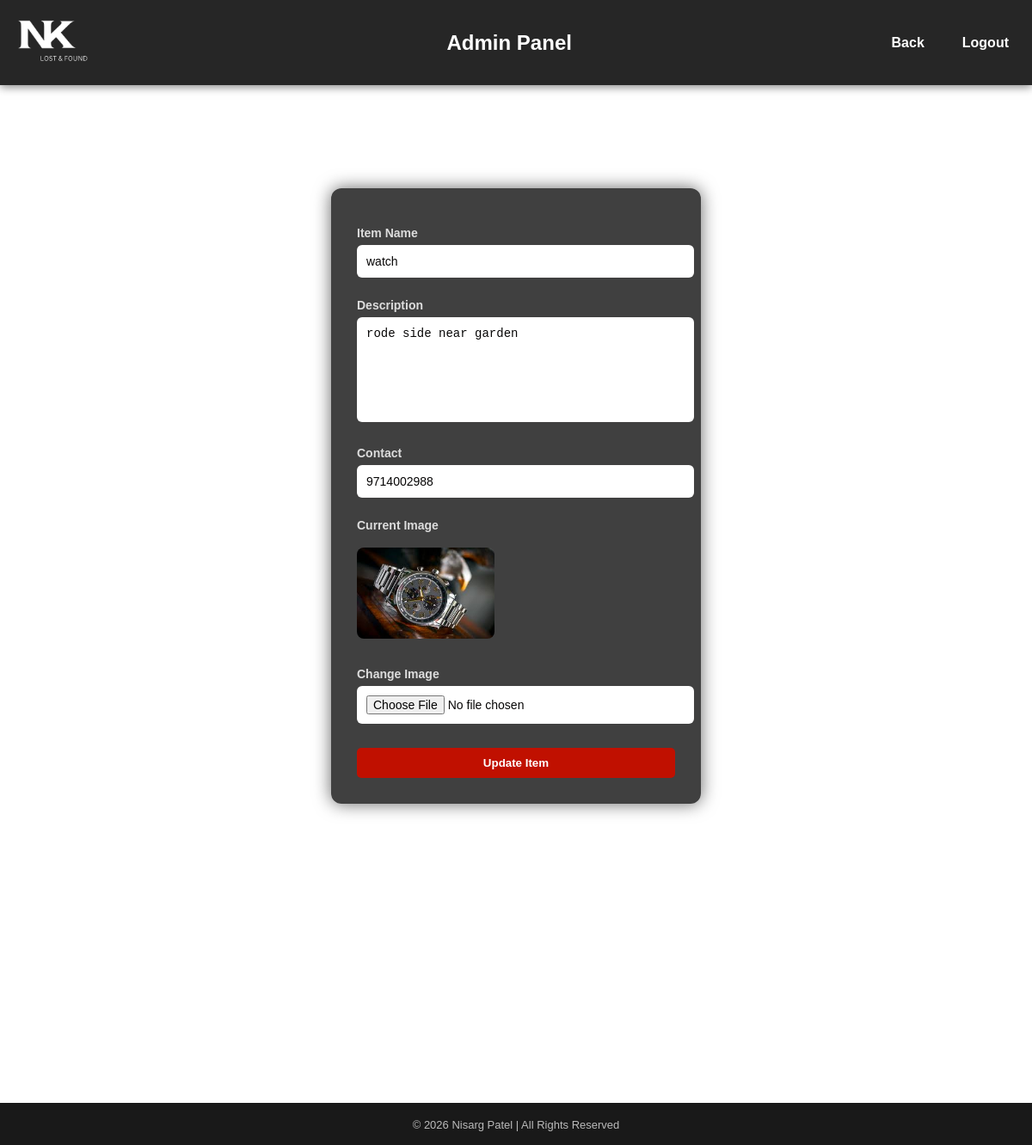
Screenshot of /admin_edit/4 (signed in) with the database file from the repository.
### tables this page shows
CREATE TABLE items(
            id INTEGER PRIMARY KEY AUTOINCREMENT,
            user_email TEXT,
            item_name TEXT,
            description TEXT,
            type TEXT,
            contact TEXT,
            photo TEXT
        );

### app.py (the view, shortened to what this page needs)
@app.route('/admin_edit/<int:id>', methods=['GET', 'POST'])
def admin_edit(id):
    if 'admin' not in session:
        return redirect(url_for('admin_login'))
    conn = sqlite3.connect('database.db')
    cursor = conn.cursor()
    cursor.execute("SELECT * FROM items WHERE id=?", (id,))
    item = cursor.fetchone()
    conn.close()
    return render_template('admin_edit.html', item=item)

### templates/admin_edit.html (shortened to what this page needs)
<!DOCTYPE html>
<html>
<head>
    <link rel="stylesheet" href="{{ url_for('static', filename='style.css') }}">
</head>
<body>
<div class="navbar">
    <div class="nav-left">
        <img src="{{ url_for('static', filename='logo.png') }}" class="logo">
    </div>
    <h2 style="color:white; margin-left:75px;">Admin Panel</h2>
    <div class="nav-right">
        <a href="/admin_dashboard">Back</a>
        <a href="/admin_logout">Logout</a>
    </div>
</div>
<div class="edit-container">
    <form method="POST" enctype="multipart/form-data" class="edit-form">
        <label>Item Name</label>
        <input type="text" name="item_name" value="{{ item[2] }}" required>
        <label>Description</label>
        <textarea name="description" required>{{ item[3] }}</textarea>
        <label>Contact</label>
        <input type="text" name="contact" value="{{ item[5] }}" required>
        <label>Current Image</label><br>
        <img src="{{ url_for('static', filename='uploads/' + item[6]) }}"
             style="width:160px; border-radius:8px; margin-bottom:15px;"><br>
        <label>Change Image</label>
        <input type="file" name="photo">
        <button type="submit">Update Item</button>
    </form>
</div>
<footer class="footer">
    <p class="copy">© 2026 Nisarg Patel | All Rights Reserved</p>
</footer>
</body>
</html>

### static/style.css (style rules this page uses)
body { margin: 0; font-family: Arial, sans-serif; background: url("/static/bg2.jpg") no-repeat center center fixed; background-size: cover; color: white; }
.navbar { display: flex; align-items: center; justify-content: space-between; background-color: rgba(0,0,0,0.85); padding: 15px; box-shadow: 0 2px 10px rgba(0,0,0,0.5); }
.navbar a { color: white; text-decoration: none; margin-left: 20px; font-weight: bold; transition: 0.3s ease; padding: 8px 12px; border-radius: 5px; }
.logo { height: 65px; }
.nav-right { display: flex; align-items: center; }
form { background: rgba(0,0,0,0.75); padding: 25px; width: 320px; margin: 60px auto; border-radius: 12px; box-shadow: 0 0 15px rgba(0,0,0,0.6); transition: 0.3s ease; }
input, textarea { width: 100%; padding: 10px; margin: 10px 0; border: none; border-radius: 6px; outline: none; transition: 0.3s; }
button { padding: 12px; width: 100%; background: #d73f3f; color: white; border: none; border-radius: 6px; cursor: pointer; font-weight: bold; transition: 0.3s ease; }
.footer { background-color: rgba(0, 0, 0, 0.9); color: white; text-align: center; padding: 3px 5px; margin-top: 24%; }
.copy { margin-top: 15px; font-size: 13px; opacity: 0.7; }
.edit-container { display: flex; justify-content: center; margin-top: 60px; }
.edit-form { background: rgba(0, 0, 0, 0.75); padding: 30px; width: 370px; border-radius: 12px; box-shadow: 0 0 20px rgba(0,0,0,0.6); color: #f1f1f1; }
.edit-form label { display: block; margin-top: 14px; font-weight: 600; font-size: 14px; color: #ddd; }
.edit-form input, .edit-form textarea { width: 100%; padding: 10px; margin-top: 6px; border: 1px solid rgba(240, 233, 233, 0.15); border-radius: 6px; font-size: 14px; background : white; color: #070606; outline: none; transition: 0.3s ease; }
.edit-form textarea { height: 100px; resize: none; }
.edit-form button { margin-top: 18px; padding: 10px; width: 100%; background: #c01000; color: white; border: none; border-radius: 5px; font-weight: 600; cursor: pointer; }

### rows the page displays
items: item_name "watch", description "rode side near garden", contact "9714002988", photo (picture)
